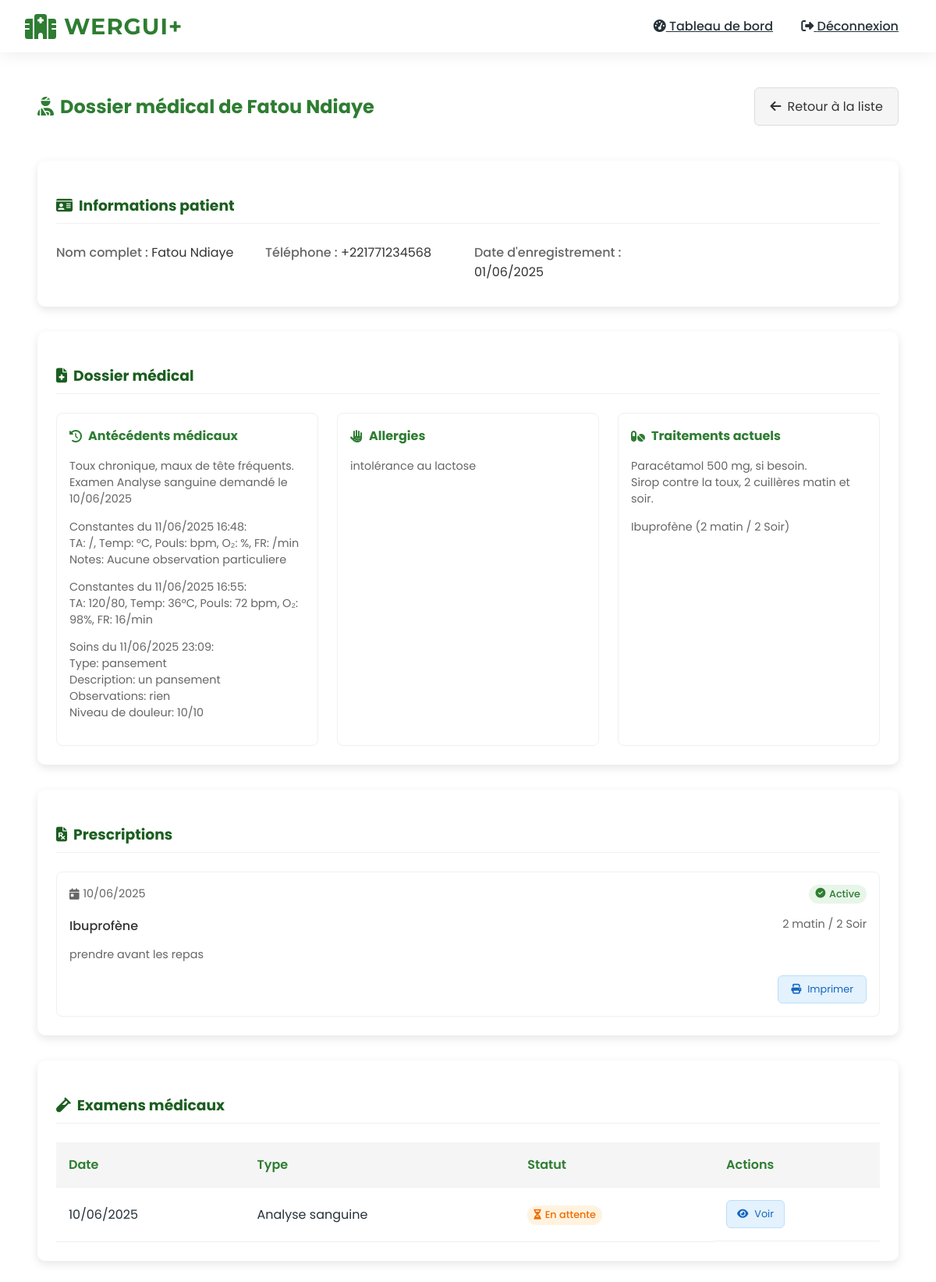
/doctor/view-patient-detail/5/ (signed in), run on the app's committed database.
### accounts/models.py (models this page shows, shortened)
class CustomUser(AbstractUser):
    ROLES = (
        ('DOCTOR', 'Médecin'),
        ('NURSE', 'Infirmier'),
        ('PHARMACIST', 'Pharmacien'),
        ('ADMIN', 'Administrateur'),
        ('PATIENT', 'Patient'),
    )
    role = models.CharField(max_length=15, choices=ROLES)
    phone_regex = RegexValidator(
        regex=r'^\+?1?\d{9,15}$',
        message="Le numéro de téléphone doit être au format: '+221771234567'."
    )
    phone_number = models.CharField(validators=[phone_regex], max_length=17, unique=True)
    is_verified = models.BooleanField(default=False)
    mfa_code = models.CharField(max_length=6, null=True, blank=True)
    mfa_code_created_at = models.DateTimeField(null=True, blank=True)
    groups = models.ManyToManyField(
        'auth.Group',
        verbose_name='groups',
        blank=True,
        help_text='The groups this user belongs to.',
        related_name="customuser_set",
        related_query_name="user",
    )
    user_permissions = models.ManyToManyField(
        'auth.Permission',
        verbose_name='user permissions',
        blank=True,
        help_text='Specific permissions for this user.',
        related_name="customuser_set",
        related_query_name="user",
    )

class PatientRecord(models.Model):
    patient = models.ForeignKey(CustomUser, on_delete=models.CASCADE, related_name='medical_records')
    created_by = models.ForeignKey(CustomUser, on_delete=models.SET_NULL, null=True, related_name='created_records')
    created_at = models.DateTimeField(auto_now_add=True)
    last_updated = models.DateTimeField(auto_now=True)
    medical_history = models.TextField()
    allergies = models.TextField(blank=True)
    current_medications = models.TextField(blank=True)
    blood_type = models.CharField(max_length=10, blank=True, choices=[
        ('A+', 'A+'), ('A-', 'A-'), ('B+', 'B+'), ('B-', 'B-'),
        ('AB+', 'AB+'), ('AB-', 'AB-'), ('O+', 'O+'), ('O-', 'O-')
    ])
    primary_doctor = models.ForeignKey(CustomUser, on_delete=models.SET_NULL, null=True,
                                     related_name='primary_patients', limit_choices_to={'role': 'DOCTOR'})
    last_consultation = models.DateField(null=True, blank=True)
    next_appointment = models.DateField(null=True, blank=True)
    is_critical = models.BooleanField(default=False)
    critical_since = models.DateTimeField(null=True, blank=True)
    critical_reason = models.TextField(blank=True)
    priority = models.CharField(max_length=1, choices=[('1', 'Urgence vitale'), ('2', 'Urgence sérieuse'), ('3', 'Urgence mineure')], blank=True)

class Prescription(models.Model):
    patient = models.ForeignKey(CustomUser, on_delete=models.CASCADE, related_name='prescriptions')
    doctor = models.ForeignKey(CustomUser, on_delete=models.CASCADE, related_name='issued_prescriptions')
    created_at = models.DateTimeField(auto_now_add=True)
    medication = models.TextField()
    dosage = models.TextField()
    instructions = models.TextField()
    is_dispensed = models.BooleanField(default=False)
    dispensed_by = models.ForeignKey(
        CustomUser,
        on_delete=models.SET_NULL,
        null=True,
        blank=True,
        related_name='dispensed_prescriptions'
    )
    dispensed_at = models.DateTimeField(null=True, blank=True)
    notes = models.TextField(blank=True)

class MedicalExam(models.Model):
    EXAM_TYPES = (
        ('BLOOD', 'Analyse sanguine'),
        ('RADIO', 'Radiographie'),
        ('SCAN', 'Scanner'),
        ('OTHER', 'Autre'),
    )
    patient = models.ForeignKey(CustomUser, on_delete=models.CASCADE, related_name='exams')
    requested_by = models.ForeignKey(CustomUser, on_delete=models.CASCADE, related_name='requested_exams')
    exam_type = models.CharField(max_length=10, choices=EXAM_TYPES)
    requested_at = models.DateTimeField(auto_now_add=True)
    completed_at = models.DateTimeField(null=True, blank=True)
    results = models.TextField(blank=True)
    notes = models.TextField(blank=True)

### accounts/views.py (the view)
# urls.py: path('doctor/view-patient-detail/<int:patient_id>/', views.view_patient_detail, name='view_patient_detail'),
@login_required
@role_required('DOCTOR')
def view_patient_detail(request, patient_id):
    patient = get_object_or_404(CustomUser, id=patient_id, role='PATIENT')
    record = get_object_or_404(PatientRecord, patient=patient)
    prescriptions = Prescription.objects.filter(patient=patient)
    exams = MedicalExam.objects.filter(patient=patient)
    return render(request, 'accounts/doctor/view_patient_detail.html', {
        'patient': patient,
        'record': record,
        'prescriptions': prescriptions,
        'exams': exams
    })

### accounts/views.py (called while the page is built)
def role_required(*roles):
    def decorator(view_func):
        @wraps(view_func)
        def _wrapped_view(request, *args, **kwargs):
            if request.user.role not in roles:
                messages.error(request, "Vous n'avez pas la permission d'accéder à cette page.")
                return redirect('dashboard')
            return view_func(request, *args, **kwargs)
        return _wrapped_view
    return decorator

### accounts/templates/accounts/doctor/view_patient_detail.html (shortened to what this page needs)
{% extends "base.html" %}
{% block content %}
<div class="patient-detail-container">
    <div class="patient-header">
        <h2 class="patient-title">
            <i class="fas fa-user-injured"></i> Dossier médical de {{ patient.get_full_name }}
        </h2>
        <a href="{% url 'view_patient_records' %}" class="btn btn-back">
            <i class="fas fa-arrow-left"></i> Retour à la liste
        </a>
    </div>
    <div class="patient-sections">
        <div class="patient-section">
            <h3 class="section-title">
                <i class="fas fa-id-card"></i> Informations patient
            </h3>
            <div class="info-grid">
                <div class="info-item">
                    <span class="info-label">Nom complet :</span>
                    <span class="info-value">{{ patient.get_full_name }}</span>
                </div>
                <div class="info-item">
                    <span class="info-label">Téléphone :</span>
                    <span class="info-value">{{ patient.phone_number }}</span>
                </div>
                <div class="info-item">
                    <span class="info-label">Date d'enregistrement :</span>
                    <span class="info-value">{{ patient.date_joined|date:"d/m/Y" }}</span>
                </div>
            </div>
        </div>
        <div class="patient-section">
            <h3 class="section-title">
                <i class="fas fa-file-medical"></i> Dossier médical
            </h3>
            <div class="medical-grid">
                <div class="medical-card">
                    <h4 class="card-title">
                        <i class="fas fa-history"></i> Antécédents médicaux
                    </h4>
                    <div class="card-content">
                        {{ record.medical_history|linebreaks|default:"Aucun antécédent enregistré" }}
                    </div>
                </div>
                <div class="medical-card">
                    <h4 class="card-title">
                        <i class="fas fa-allergies"></i> Allergies
                    </h4>
                    <div class="card-content">
                        {{ record.allergies|linebreaks|default:"Aucune allergie connue" }}
                    </div>
                </div>
                <div class="medical-card">
                    <h4 class="card-title">
                        <i class="fas fa-pills"></i> Traitements actuels
                    </h4>
                    <div class="card-content">
                        {{ record.current_medications|linebreaks|default:"Aucun traitement en cours" }}
                    </div>
                </div>
            </div>
        </div>
        <div class="patient-section">
            <h3 class="section-title">
                <i class="fas fa-file-prescription"></i> Prescriptions
            </h3>
            {% if prescriptions %}
                <div class="prescriptions-list">
                    {% for prescription in prescriptions %}
                    <div class="prescription-card">
                        <div class="prescription-header">
                            <span class="prescription-date">
                                <i class="fas fa-calendar-day"></i> {{ prescription.created_at|date:"d/m/Y" }}
                            </span>
                            <span class="prescription-status {% if prescription.is_expired %}expired{% else %}active{% endif %}">
                                {% if prescription.is_expired %}
                                <i class="fas fa-exclamation-triangle"></i> Expirée
                                {% else %}
                                <i class="fas fa-check-circle"></i> Active
                                {% endif %}
                            </span>
                        </div>
                        <div class="prescription-content">
                            <div class="medication-item">
                                <span class="medication-name">{{ prescription.medication }}</span>
                                <span class="medication-dosage">{{ prescription.dosage }}</span>
                            </div>
                            <div class="medication-instructions">
                                {{ prescription.instructions|linebreaks }}
                            </div>
                        </div>
                        <div class="prescription-actions">
                            <a href="{% url 'print_prescription' prescription.id %}" class="btn btn-print">
                                <i class="fas fa-print"></i> Imprimer
                            </a>
                        </div>
                    </div>
                    {% endfor %}
                </div>
            {% else %}
                <div class="no-data">
                    <i class="fas fa-info-circle"></i> Aucune prescription disponible
                </div>
            {% endif %}
        </div>
        <div class="patient-section">
            <h3 class="section-title">
                <i class="fas fa-vial"></i> Examens médicaux
            </h3>
            {% if exams %}
                <div class="exams-table-container">
                    <table class="exams-table">
                        <thead>
                            <tr>
                                <th>Date</th>
                                <th>Type</th>
                                <th>Statut</th>
                                <th>Actions</th>
                            </tr>
                        </thead>
                        <tbody>
                            {% for exam in exams %}
                            <tr>
                                <td>{{ exam.requested_at|date:"d/m/Y" }}</td>
                                <td>{{ exam.get_exam_type_display }}</td>
                                <td>
                                    <span class="exam-status {% if exam.completed_at %}completed{% else %}pending{% endif %}">
                                        {% if exam.completed_at %}
                                        <i class="fas fa-check-circle"></i> Complété
                                        {% else %}
                                        <i class="fas fa-hourglass-half"></i> En attente
                                        {% endif %}
                                    </span>
                                </td>
                                <td class="actions-cell">
                                    <a href="{% url 'view_exam_detail' exam.id %}" class="btn btn-view">
                                        <i class="fas fa-eye"></i> Voir
                                    </a>
                                </td>
                            </tr>
                            {% endfor %}
                        </tbody>
                    </table>
                </div>
            {% else %}
                <div class="no-data">
                    <i class="fas fa-info-circle"></i> Aucun examen médical
                </div>
            {% endif %}
        </div>
    </div>
</div>
{% endblock %}

### templates/base.html (style rules this page uses)
:root { --medical-green: #2E7D32; --green-dark: #1B5E20; --green-light: #81C784; --white: #FFFFFF; --gray-light: #FAFAFA; --text-dark: #263238; }
body { font-family: 'Poppins', sans-serif; background-color: var(--white); color: var(--text-dark); margin: 0; overflow-x: hidden; }

### accounts/templates/accounts/doctor/view_patient_detail.html (style rules this page uses)
.patient-detail-container { max-width: 1200px; margin: 2rem auto; padding: 0 1rem; }
.patient-header { display: flex; justify-content: space-between; align-items: center; margin-bottom: 2rem; }
.patient-title { color: #2E7D32; display: flex; align-items: center; gap: 0.5rem; }
.btn-back { background: #f5f5f5; color: #333; border: 1px solid #ddd; padding: 0.7rem 1.2rem; display: inline-flex; align-items: center; gap: 0.5rem; text-decoration: none; border-radius: 6px; transition: all 0.3s; }
.patient-sections { display: grid; gap: 2rem; }
.patient-section { background: white; border-radius: 10px; padding: 1.5rem; box-shadow: 0 4px 12px rgba(0,0,0,0.1); }
.section-title { color: #1B5E20; display: flex; align-items: center; gap: 0.5rem; margin-bottom: 1.5rem; padding-bottom: 0.5rem; border-bottom: 1px solid #f0f0f0; }
.info-grid { display: grid; grid-template-columns: repeat(auto-fill, minmax(250px, 1fr)); gap: 1rem; }
.info-item { margin-bottom: 0.5rem; }
.info-label { font-weight: 500; color: #666; }
.info-value { color: #333; }
.medical-grid { display: grid; grid-template-columns: repeat(auto-fill, minmax(300px, 1fr)); gap: 1.5rem; }
.medical-card { border: 1px solid #f0f0f0; border-radius: 8px; padding: 1rem; }
.card-title { color: #2E7D32; display: flex; align-items: center; gap: 0.5rem; font-size: 1rem; margin-top: 0; margin-bottom: 1rem; }
.card-content { color: #666; font-size: 0.9rem; }
.prescriptions-list { display: grid; gap: 1.5rem; }
.prescription-card { border: 1px solid #f0f0f0; border-radius: 8px; padding: 1rem; }
.prescription-header { display: flex; justify-content: space-between; align-items: center; margin-bottom: 1rem; }
.prescription-date { color: #666; font-size: 0.9rem; display: flex; align-items: center; gap: 0.3rem; }
.prescription-status { font-size: 0.8rem; font-weight: 500; padding: 0.2rem 0.5rem; border-radius: 12px; display: flex; align-items: center; gap: 0.3rem; }
.active { background: #E8F5E9; color: #2E7D32; }
.medication-item { display: flex; justify-content: space-between; margin-bottom: 0.5rem; }
.medication-name { font-weight: 500; color: #333; }
.medication-dosage { color: #666; font-size: 0.9rem; }
.medication-instructions { color: #666; font-size: 0.9rem; }
.prescription-actions { display: flex; justify-content: flex-end; margin-top: 1rem; }
.btn-print { background: #E3F2FD; color: #1565C0; border: 1px solid #BBDEFB; padding: 0.5rem 1rem; font-size: 0.8rem; display: inline-flex; align-items: center; gap: 0.5rem; text-decoration: none; border-radius: 6px; transition: all 0.3s; }
.exams-table-container { overflow-x: auto; }
.exams-table { width: 100%; border-collapse: collapse; }
.exams-table th, .exams-table td { padding: 1rem; text-align: left; border-bottom: 1px solid #f0f0f0; }
.exams-table th { background-color: #F5F5F5; color: #2E7D32; font-weight: 600; }
.exam-status { font-size: 0.8rem; font-weight: 500; padding: 0.2rem 0.5rem; border-radius: 12px; display: inline-flex; align-items: center; gap: 0.3rem; }
.pending { background: #FFF3E0; color: #EF6C00; }
.actions-cell { display: flex; gap: 0.5rem; }
.btn-view { background: #E3F2FD; color: #1565C0; border: 1px solid #BBDEFB; padding: 0.5rem 0.8rem; font-size: 0.8rem; display: inline-flex; align-items: center; gap: 0.5rem; text-decoration: none; border-radius: 6px; transition: all 0.3s; }

### data on the page
CustomUser: get_full_name "Fatou Ndiaye", phone_number "+221771234568", date_joined "01/06/2025"
PatientRecord: medical_history "Toux chronique, maux de tête fréquents. Examen Analyse sanguine demandé le 10/06/2025 Constantes du 11/06/2025 16:48: TA: /, Temp: °C, Pouls: bpm, O₂: %, FR: /min Notes: Aucune observation particuliere Constantes du 11/06/2025 16:55: TA: 120/80, Temp: 36°C, Pouls: 72 bpm, O₂: 98%, FR: 16/min Soins du 11/06/2025 23:09: Type: pansement Description: un pansement Observations: rien Niveau de douleur: 10/10", allergies "intolérance au lactose", current_medications "Paracétamol 500 mg, si besoin. Sirop contre la toux, 2 cuillères matin et soir. Ibuprofène (2 matin / 2 Soir)"
Prescription: created_at "10/06/2025", medication "Ibuprofène", dosage "2 matin / 2 Soir", instructions "prendre avant les repas"
MedicalExam: requested_at "10/06/2025", exam_type "Analyse sanguine", shows "En attente"
